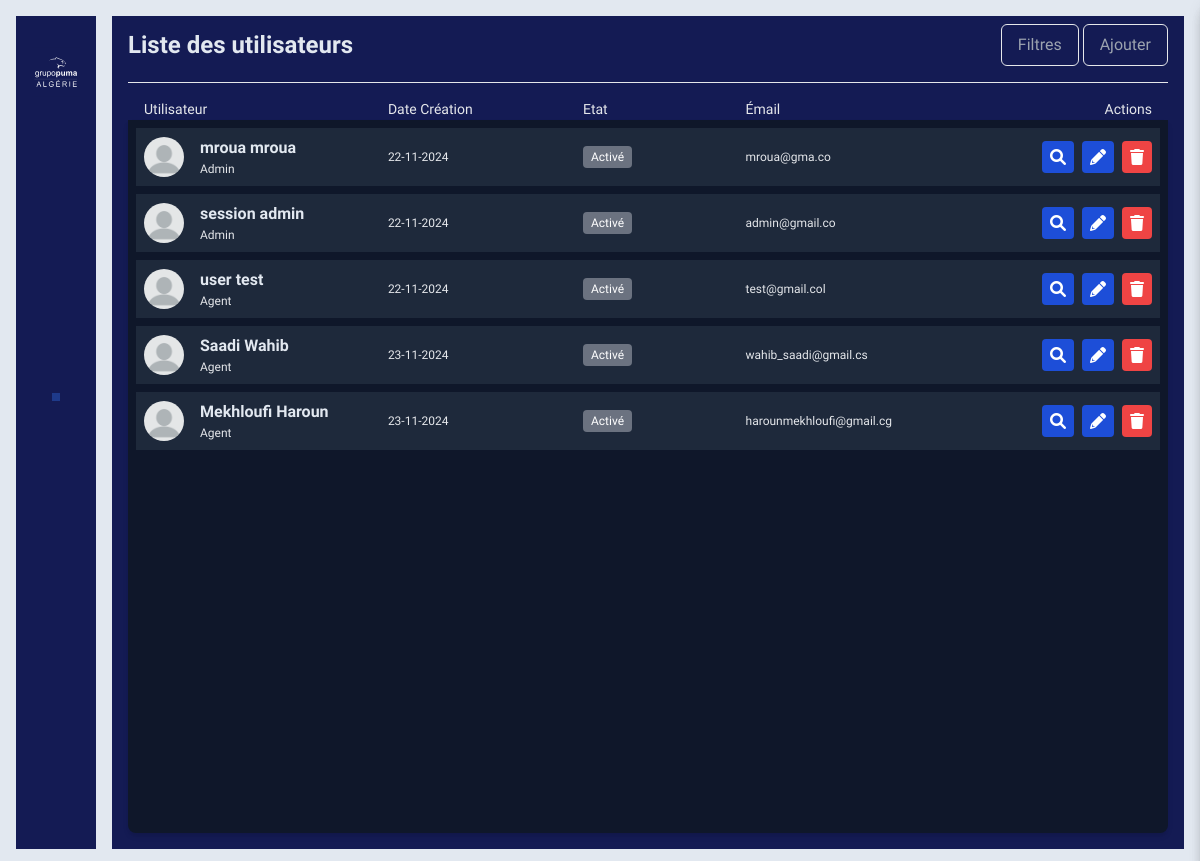
Screenshot of /users/ (signed in) with the database file from the repository.
### Session/models.py (models this page shows, shortened)
class CustomUser(AbstractUser):
    type = models.CharField(max_length=32, choices=Typeprofile, default='Agent')
    ville = models.ForeignKey(Ville, on_delete=models.CASCADE, null=True, blank=True)
    region = models.CharField(max_length=6, choices=Typeregion, default='EST', blank=True, null=True)
    telephone = models.CharField(max_length=80, blank=True)
    responsable = models.ForeignKey('self', on_delete=models.CASCADE, null=True, blank=True)
    photo = models.ImageField(upload_to="Profile/", null=True, blank=True)
    def nom(self):
        return self.last_name+' '+self.first_name

### Session/views.py (the view)
# urls.py: path('users/', Utilisateurs, name='users'),
@login_required
def Utilisateurs(request):
    listmodules  = list(
        set(request.user.user_permissions.values_list('content_type_id', flat=True))
    )
    listville= Ville.objects.all()
    if(8 in listmodules):
        listeauth = list(
            set(
                Permission.objects.filter(user=request.user, content_type = 8).values_list('id', flat=True)
            )
        )
        liste_users = CustomUser.objects.filter(
            Q(type="Agent")|
            Q(type='Admin')
        ).order_by('id').prefetch_related('user_permissions__content_type')
        type = request.GET.get('type', None)
        ville = request.GET.get('ville', None)
        region = request.GET.get('region', None)
        if(request.GET.get('is_active') == "true"):
            is_active = True
        else:
            is_active = False
        if type:
            liste_users.filter(type=type)
        if (ville):
            liste_users.filter(ville=int(ville))
        if (region):
            liste_users.filter(region=region)
        if (is_active):
            liste_users.filter(is_active=is_active)
        for user in liste_users:
            user.permission_ids = ",".join(map(str, user.user_permissions.values_list('id', flat=True)))
        users_select = CustomUser.objects.filter(
            Q(type="Agent", is_active=True)|
            Q(type='Admin', is_active=True)
        ).order_by('id')
        return render(request, "Pumal/Utilisateur.html", {
            'liste_users': liste_users,
            'users_select': users_select,
            'listeauth': listeauth,
            "listmodules": listmodules,
            "listville": listville
        })
    else:
        return render(request,"access.html", {"listmodules": listmodules})

### templates/Pumal/Utilisateur.html (shortened to what this page needs)
{% extends "baseNew.html" %}
{% load static %}
{% block content %}
    <div class="w-full h-full backprimer px-4 pb-4 flex flex-col">
        <div class="flex justify-between items-center pt-4 mb-4" style="margin-top: -8px">
            <h2 class="text-2xl font-bold textslate">Liste des utilisateurs</h2>
            <div>
                <button id="filterButton" class="btn capitalize backprimer px-4 py-2 border border-slate-300 text-gray-400
                    hover:bg-blue-900 hover:border-slate-400 rounded-md">Filtres
                </button>
                {% if 29 in listeauth %}
                    <button id="addButton" class="btn capitalize backprimer px-4 py-2 border border-slate-300 text-gray-400
                        hover:bg-blue-900 hover:border-slate-400 rounded-md">Ajouter
                    </button>
                {% else %}
                    <button class="btn capitalize bg-gray-500 text-white px-4 py-2 border rounded-md cursor-not-allowed">
                        Ajouter
                    </button>
                {% endif %}
            </div>
        </div>
        <hr/>
        <div class="pt-4">
            <div class="flex items-center justify-between text-gray-600 font-semibold px-4 defaultboldval">
                <div class="w-1/4 capitalize">Utilisateur</div>
                <div class="w-1/5 capitalize">Date création</div>
                <div class="w-1/6 capitalize">Etat</div>
                <div class="w-1/4 capitalize">émail</div>
                <div class="w-1/6 capitalize text-right">Actions</div>
            </div>
        </div>
        <div class="flex-grow shadow-md rounded-b-lg backslateprime p-2 overflow-y-auto">
            {% for elem in liste_users %}
                <div class="flex items-center justify-between p-2 backslateslite flex-none mb-2">
                    <div class="flex items-center w-1/4">
                        <img src="{% if elem.photo %} {{ elem.photo.url }} {% else %} {% static 'images/blank-profile.webp' %} {% endif %}"
                             alt="Avatar" class="h-10 w-10 rounded-full mr-4">
                        <div>
                            <h3 class="text-md font-bold textslate">{{ elem.nom }}</h3>
                            <p class="defaultval">{{ elem.type }}</p>
                        </div>
                    </div>
                    <div class="defaultval w-1/5">{{ elem.date_joined|date:'d-m-Y' }}</div>
                    <div class="w-1/6">
                        <span class="bg-gray-500 text-white text-xs px-2 py-1 rounded">{% if elem.is_active %}
                            Activé {% else %} Désactivé {% endif %}
                        </span>
                    </div>
                    <div class="defaultval w-1/4">{{ elem.email }}</div>
                    <div class="flex space-x-2 w-1/6 justify-end">
                        {% if 32 in listeauth %}
                            <button class="bg-blue-700 text-white p-2 rounded viewelem_{{ elem.id }}" onclick="
                                    {% if elem.photo %}
                                        newdatauserview({{ elem.id }});
                                    {% else %}
                                        newdatauserview({{ elem.id }});
                                    {% endif %}
                                    ">
                                <i id="ViewButton" class="ViewButton fas fa-search"></i>
                            </button>
                        {% else %}
                            <button class="cursor-not-allowed bg-gray-500 text-white p-2 rounded">
                                <i class="fas fa-search"></i>
                            </button>
                        {% endif %}
                        {% if 30 in listeauth %}
                            <button class="bg-blue-700 text-white p-2 rounded" onclick="
                                    {% if elem.photo %}
                                        newdatauser({{ elem.id }}, '{{ elem.photo.url|escapejs }}', '{{ elem.username|escapejs }}', '{{ elem.email|escapejs }}', '{{ elem.first_name|escapejs }}',
                                        '{{ elem.last_name|escapejs }}', '{{ elem.telephone|escapejs }}', '{{ elem.responsable|escapejs }}', '{{ elem.type|escapejs }}', '{{ elem.region|escapejs }}', '{{ elem.permission_ids|escapejs }}',
                                        '{{ elem.is_active }}', '{{ elem.ville.id }}');
                                    {% else %}
                                        newdatauser({{ elem.id }}, '', '{{ elem.username|escapejs }}', '{{ elem.email|escapejs }}', '{{ elem.first_name|escapejs }}',
                                        '{{ elem.last_name|escapejs }}', '{{ elem.telephone|escapejs }}', '{{ elem.responsable|escapejs }}', '{{ elem.type|escapejs }}', '{{ elem.region|escapejs }}', '{{ elem.permission_ids|escapejs }}',
                                        '{{ elem.is_active }}', '{{ elem.ville.id }}');
                                    {% endif %}
                                    ">
                                <i id="editButton" class="editButton fas fa-pencil-alt"></i>
                            </button>
                        {% else %}
                            <button class="cursor-not-allowed bg-gray-500 text-white p-2 rounded">
                                <i class="fas fa-pencil-alt"></i>
                            </button>
                        {% endif %}
                        {% if 31 in listeauth %}
                            <button class="bg-red-500 text-white p-2 rounded delete-btn"
                                    data-identifiant="{{ elem.id }}"><i class="fas fa-trash"></i></button>
                        {% else %}
                            <button class="cursor-not-allowed bg-gray-500 text-white p-2 rounded"><i
                                    class="fas fa-trash"></i></button>
                        {% endif %}
                    </div>
                </div>
            {% endfor %}
        </div>
    </div>
{% endblock %}

### rows the page displays
CustomUser: nom "mroua mroua", type "Admin", date_joined "22-11-2024", is_active "Activé", email "mroua@gma.co"
CustomUser: nom "session admin", type "Admin", date_joined "22-11-2024", is_active "Activé", email "admin@gmail.co"
CustomUser: nom "user test", type "Agent", date_joined "22-11-2024", is_active "Activé", email "test@gmail.col"
CustomUser: nom "Saadi Wahib", type "Agent", date_joined "23-11-2024", is_active "Activé", email "wahib_saadi@gmail.cs"
CustomUser: nom "Mekhloufi Haroun", type "Agent", date_joined "23-11-2024", is_active "Activé", email "harounmekhloufi@gmail.cg"
